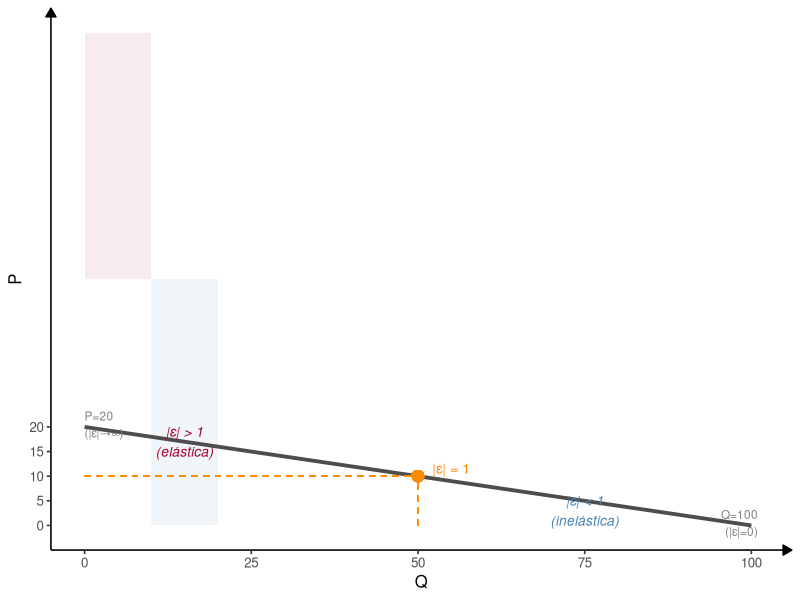
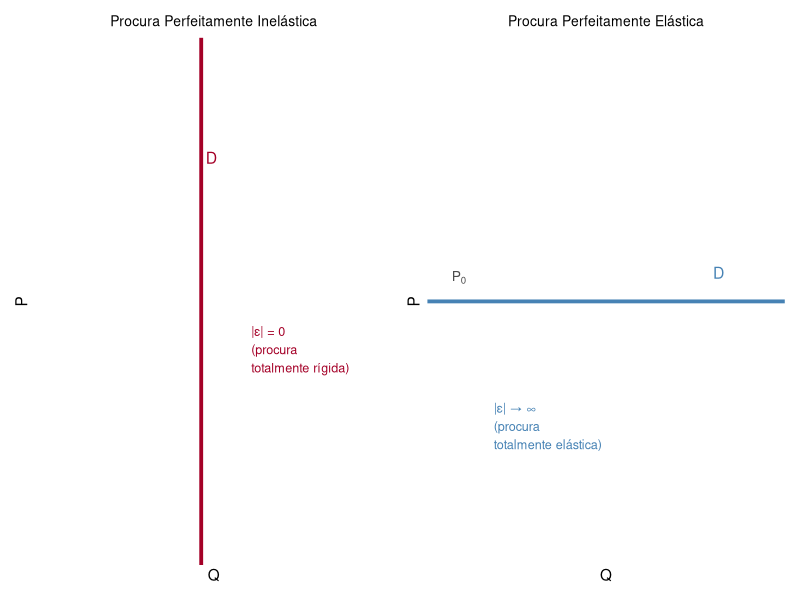
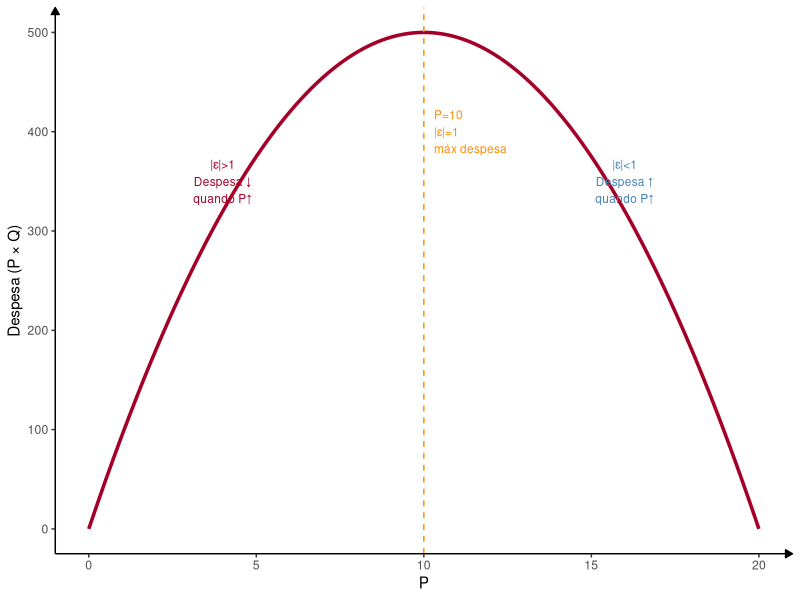

These figures' R source, in order:
## ---- chunk 1
library(ggplot2)
library(dplyr)
library(tibble)
library(patchwork)
## ---- chunk 2
P_seq <- seq(0, 20, length.out = 300)
QD <- pmax(100 - 5*P_seq, 0)

# Elasticity along the curve
eps_abs <- ifelse(QD > 0, abs(-5 * P_seq / QD), NA)

# Key points
pts <- tibble(
  P = c(5, 10, 15),
  Q = 100 - 5*c(5,10,15),
  eps = round(-5 * c(5,10,15) / (100 - 5*c(5,10,15)), 2),
  label = c("|ε|=1/3\n(inelástica)", "|ε|=1\n(unitária)", "|ε|=3\n(elástica)")
)

# Unit elasticity point P=10
df <- tibble(P = P_seq, Q = QD)

ggplot(df %>% filter(Q >= 0)) +
  # Zones
  annotate("rect", xmin = 10, xmax = 20, ymin = 0, ymax = 50,
           fill = "steelblue", alpha = 0.08) +
  annotate("rect", xmin = 0, xmax = 10, ymin = 50, ymax = 100,
           fill = "#A40027", alpha = 0.08) +
  geom_line(aes(x = Q, y = P), color = "gray30", linewidth = 1.3) +
  # Unit elasticity point
  geom_point(aes(x = 50, y = 10), color = "darkorange", size = 3.5) +
  geom_segment(aes(x = 50, xend = 50, y = 0, yend = 10),
               linetype = "dashed", color = "darkorange") +
  geom_segment(aes(x = 0, xend = 50, y = 10, yend = 10),
               linetype = "dashed", color = "darkorange") +
  # Labels
  annotate("text", x = 75, y = 3, label = "|ε| < 1\n(inelástica)",
           color = "steelblue", size = 3.5, fontface = "italic") +
  annotate("text", x = 15, y = 17, label = "|ε| > 1\n(elástica)",
           color = "#A40027", size = 3.5, fontface = "italic") +
  annotate("text", x = 55, y = 11.5, label = "|ε| = 1",
           color = "darkorange", size = 3.5) +
  annotate("text", x = 0, y = 20.5, label = "P=20\n(|ε|→∞)",
           color = "gray50", size = 3, hjust = 0) +
  annotate("text", x = 101, y = 0.5, label = "Q=100\n(|ε|=0)",
           color = "gray50", size = 3, hjust = 1) +
  scale_x_continuous(breaks = c(0, 25, 50, 75, 100),
                     labels = c("0", "25", "50", "75", "100")) +
  scale_y_continuous(breaks = c(0, 5, 10, 15, 20)) +
  labs(x = "Q", y = "P") +
  theme_classic(base_size = 12) +
  theme(axis.line = element_line(arrow = arrow(length = unit(0.25,"cm"), type = "closed")))
## ---- chunk 3
p_left <- ggplot() +
  geom_vline(xintercept = 3, color = "#A40027", linewidth = 1.3) +
  annotate("text", x = 3.2, y = 4, label = "D", color = "#A40027", size = 4) +
  annotate("text", x = 3, y = -0.3, label = expression(Q[0]), color = "gray30",
           size = 3.5, hjust = 0.5) +
  annotate("text", x = 4, y = 2,
           label = "|ε| = 0\n(procura\ntotalmente rígida)",
           color = "#A40027", size = 3.2, hjust = 0) +
  scale_x_continuous(breaks = NULL, limits = c(0, 6.5)) +
  scale_y_continuous(breaks = NULL, limits = c(0, 5)) +
  labs(x = "Q", y = "P",
       title = "Procura Perfeitamente Inelástica") +
  theme_classic(base_size = 11) +
  theme(axis.line = element_line(arrow = arrow(length = unit(0.2,"cm"), type = "closed")),
        plot.title = element_text(hjust = 0.5, size = 10))

p_right <- ggplot() +
  geom_hline(yintercept = 2.5, color = "steelblue", linewidth = 1.3) +
  annotate("text", x = 5.5, y = 2.8, label = "D", color = "steelblue", size = 4) +
  annotate("text", x = 0.3, y = 2.5 + 0.25, label = expression(P[0]),
           color = "gray30", size = 3.5) +
  annotate("text", x = 1, y = 1.2,
           label = "|ε| → ∞\n(procura\ntotalmente elástica)",
           color = "steelblue", size = 3.2, hjust = 0) +
  scale_x_continuous(breaks = NULL, limits = c(0, 6.5)) +
  scale_y_continuous(breaks = NULL, limits = c(0, 5)) +
  labs(x = "Q", y = "P",
       title = "Procura Perfeitamente Elástica") +
  theme_classic(base_size = 11) +
  theme(axis.line = element_line(arrow = arrow(length = unit(0.2,"cm"), type = "closed")),
        plot.title = element_text(hjust = 0.5, size = 10))

p_left + p_right
## ---- chunk 4
P_s <- seq(0, 20, length.out = 300)
QD_s <- pmax(100 - 5*P_s, 0)
despesa <- P_s * QD_s

df_desp <- tibble(P = P_s, despesa = despesa) %>% filter(P <= 20)

ggplot(df_desp, aes(x = P, y = despesa)) +
  geom_line(color = "#A40027", linewidth = 1.2) +
  geom_vline(xintercept = 10, linetype = "dashed", color = "darkorange") +
  annotate("text", x = 10.3, y = 400, label = "P=10\n|ε|=1\nmáx despesa",
           color = "darkorange", size = 3, hjust = 0) +
  annotate("text", x = 4, y = 350,
           label = "|ε|>1\nDespesa ↓\nquando P↑",
           color = "#A40027", size = 3, hjust = 0.5) +
  annotate("text", x = 16, y = 350,
           label = "|ε|<1\nDespesa ↑\nquando P↑",
           color = "steelblue", size = 3, hjust = 0.5) +
  labs(x = "P", y = "Despesa (P × Q)") +
  theme_classic(base_size = 11) +
  theme(axis.line = element_line(arrow = arrow(length = unit(0.2,"cm"), type = "closed")))
## ---- chunk 5
# Simple summary table as ggplot
df_tab <- tibble(
  elas = c("$|\\varepsilon_D| > 1$", "$|\\varepsilon_D| = 1$", "$|\\varepsilon_D| < 1$",
           "$\\varepsilon_{x,y} > 0$", "$\\varepsilon_{x,y} = 0$", "$\\varepsilon_{x,y} < 0$",
           "$\\eta < 0$", "$0 < \\eta \\leq 1$", "$\\eta > 1$"),
  conclusao = c("Procura elástica", "Elasticidade unitária", "Procura inelástica",
                "Bens substitutos", "Bens independentes", "Bens complementares",
                "Bem inferior", "Bem normal", "Bem de luxo"),
  grupo = c(rep("Preço-direta", 3), rep("Preço cruzada", 3), rep("Rendimento", 3))
)
